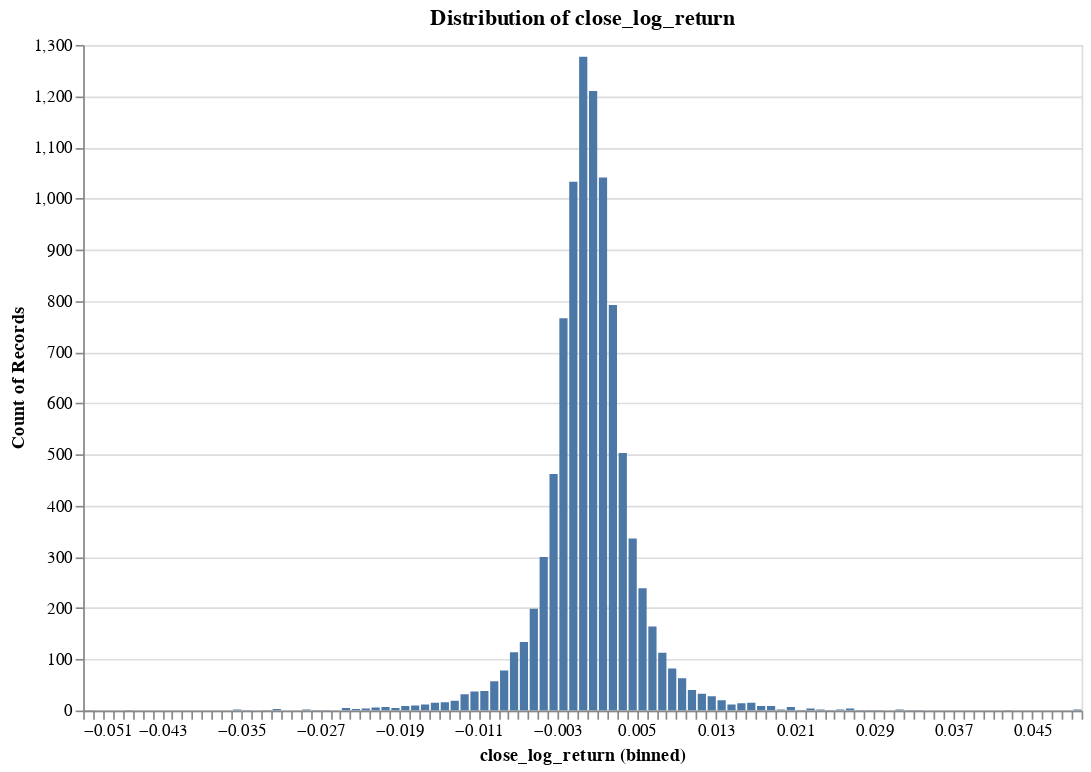

Here is the notebook cell this chart was saved with:
### Code cell
research.plot_distribution(ts, target, no_bins = 200)

### Figure 1 — Vega specification as saved in the notebook (floating-point values rounded to 4 significant figures)
{"$schema": "https://vega.github.io/schema/vega/v5.json", "data": [{"name": "param_7_store"}, {"name": "source_0", "values": [{"__count": 336, "bin_maxbins_200_close_log_return": 0.004, "bin_maxbins_200_close_log_return_end": 0.005}, {"__count": 1210, "bin_maxbins_200_close_log_return": 0.0, "bin_maxbins_200_close_log_return_end": 0.001}, {"__count": 300, "bin_maxbins_200_close_log_return": -0.005, "bin_maxbins_200_close_log_return_end": -0.004}, {"__count": 1277, "bin_maxbins_200_close_log_return": -0.001, "bin_maxbins_200_close_log_return_end": -8.674e-19}, {"__count": 199, "bin_maxbins_200_close_log_return": -0.006, "bin_maxbins_200_close_log_return_end": -0.005}, {"__count": 462, "bin_maxbins_200_close_log_return": -0.004, "bin_maxbins_200_close_log_return_end": -0.003}, {"__count": 503, "bin_maxbins_200_close_log_return": 0.003, "bin_maxbins_200_close_log_return_end": 0.004}, {"__count": 792, "bin_maxbins_200_close_log_return": 0.002, "bin_maxbins_200_close_log_return_end": 0.003}, {"__count": 134, "bin_maxbins_200_close_log_return": -0.007, "bin_maxbins_200_close_log_return_end": -0.006}, {"__count": 766, "bin_maxbins_200_close_log_return": -0.003, "bin_maxbins_200_close_log_return_end": -0.002}, {"__count": 239, "bin_maxbins_200_close_log_return": 0.005, "bin_maxbins_200_close_log_return_end": 0.006}, {"__count": 1033, "bin_maxbins_200_close_log_return": -0.002, "bin_maxbins_200_close_log_return_end": -0.001}, {"__count": 1041, "bin_maxbins_200_close_log_return": 0.001, "bin_maxbins_200_close_log_return_end": 0.002}, {"__count": 63, "bin_maxbins_200_close_log_return": 0.009, "bin_maxbins_200_close_log_return_end": 0.01}, {"__count": 28, "bin_maxbins_200_close_log_return": 0.012, "bin_maxbins_200_close_log_return_end": 0.013}, {"__count": 78, "bin_maxbins_200_close_log_return": -0.009, "bin_maxbins_200_close_log_return_end": -0.008}, {"__count": 113, "bin_maxbins_200_close_log_return": 0.007, "bin_maxbins_200_close_log_return_end": 0.008}, {"__count": 82, "bin_maxbins_200_close_log_return": 0.008, "bin_maxbins_200_close_log_return_end": 0.009}, {"__count": 38, "bin_maxbins_200_close_log_return": -0.011, "bin_maxbins_200_close_log_return_end": -0.01}, {"__count": 32, "bin_maxbins_200_close_log_return": -0.013, "bin_maxbins_200_close_log_return_end": -0.012}, {"__count": 15, "bin_maxbins_200_close_log_return": -0.016, "bin_maxbins_200_close_log_return_end": -0.015}, {"__count": 16, "bin_maxbins_200_close_log_return": -0.015, "bin_maxbins_200_close_log_return_end": -0.014}, {"__count": 57, "bin_maxbins_200_close_log_return": -0.01, "bin_maxbins_200_close_log_return_end": -0.009}, {"__count": 164, "bin_maxbins_200_close_log_return": 0.006, "bin_maxbins_200_close_log_return_end": 0.007}, {"__count": 114, "bin_maxbins_200_close_log_return": -0.008, "bin_maxbins_200_close_log_return_end": -0.007}, {"__count": 33, "bin_maxbins_200_close_log_return": 0.011, "bin_maxbins_200_close_log_return_end": 0.012}, {"__count": 40, "bin_maxbins_200_close_log_return": 0.01, "bin_maxbins_200_close_log_return_end": 0.011}, {"__count": 20, "bin_maxbins_200_close_log_return": 0.013, "bin_maxbins_200_close_log_return_end": 0.014}, {"__count": 37, "bin_maxbins_200_close_log_return": -0.012, "bin_maxbins_200_close_log_return_end": -0.011}, {"__count": 4, "bin_maxbins_200_close_log_return": 0.026, "bin_maxbins_200_close_log_return_end": 0.027}, {"__count": 1, "bin_maxbins_200_close_log_return": 0.028, "bin_maxbins_200_close_log_return_end": 0.029}, {"__count": 1, "bin_maxbins_200_close_log_return": -0.035, "bin_maxbins_200_close_log_return_end": -0.034}, {"__count": 19, "bin_maxbins_200_close_log_return": -0.014, "bin_maxbins_200_close_log_return_end": -0.013}, {"__count": 12, "bin_maxbins_200_close_log_return": 0.014, "bin_maxbins_200_close_log_return_end": 0.015}, {"__count": 1, "bin_maxbins_200_close_log_return": -0.027, "bin_maxbins_200_close_log_return_end": -0.026}, {"__count": 15, "bin_maxbins_200_close_log_return": 0.016, "bin_maxbins_200_close_log_return_end": 0.017}, {"__count": 10, "bin_maxbins_200_close_log_return": -0.018, "bin_maxbins_200_close_log_return_end": -0.017}, {"__count": 1, "bin_maxbins_200_close_log_return": 0.024, "bin_maxbins_200_close_log_return_end": 0.025}, {"__count": 1, "bin_maxbins_200_close_log_return": 0.027, "bin_maxbins_200_close_log_return_end": 0.028}, {"__count": 9, "bin_maxbins_200_close_log_return": 0.017, "bin_maxbins_200_close_log_return_end": 0.018}, {"__count": 2, "bin_maxbins_200_close_log_return": 0.019, "bin_maxbins_200_close_log_return_end": 0.02}, {"__count": 14, "bin_maxbins_200_close_log_return": 0.015, "bin_maxbins_200_close_log_return_end": 0.016}, {"__count": 5, "bin_maxbins_200_close_log_return": -0.02, "bin_maxbins_200_close_log_return_end": -0.019}, {"__count": 7, "bin_maxbins_200_close_log_return": 0.02, "bin_maxbins_200_close_log_return_end": 0.021}, {"__count": 2, "bin_maxbins_200_close_log_return": 0.025, "bin_maxbins_200_close_log_return_end": 0.026}, {"__count": 2, "bin_maxbins_200_close_log_return": -0.029, "bin_maxbins_200_close_log_return_end": -0.028}, {"__count": 4, "bin_maxbins_200_close_log_return": -0.023, "bin_maxbins_200_close_log_return_end": -0.022}, {"__count": 7, "bin_maxbins_200_close_log_return": -0.021, "bin_maxbins_200_close_log_return_end": -0.02}, {"__count": 12, "bin_maxbins_200_close_log_return": -0.017, "bin_maxbins_200_close_log_return_end": -0.016}, {"__count": 4, "bin_maxbins_200_close_log_return": 0.022, "bin_maxbins_200_close_log_return_end": 0.023}, {"__count": 9, "bin_maxbins_200_close_log_return": 0.018, "bin_maxbins_200_close_log_return_end": 0.019}, {"__count": 6, "bin_maxbins_200_close_log_return": -0.022, "bin_maxbins_200_close_log_return_end": -0.021}, {"__count": 1, "bin_maxbins_200_close_log_return": 0.032, "bin_maxbins_200_close_log_return_end": 0.033}, {"__count": 5, "bin_maxbins_200_close_log_return": -0.025, "bin_maxbins_200_close_log_return_end": -0.024}, {"__count": 3, "bin_maxbins_200_close_log_return": -0.024, "bin_maxbins_200_close_log_return_end": -0.023}, {"__count": 9, "bin_maxbins_200_close_log_return": -0.019, "bin_maxbins_200_close_log_return_end": -0.018}, {"__count": 2, "bin_maxbins_200_close_log_return": 0.049, "bin_maxbins_200_close_log_return_end": 0.05}, {"__count": 1, "bin_maxbins_200_close_log_return": -0.028, "bin_maxbins_200_close_log_return_end": -0.027}, {"__count": 2, "bin_maxbins_200_close_log_return": -0.036, "bin_maxbins_200_close_log_return_end": -0.035}, {"__count": 1, "bin_maxbins_200_close_log_return": -0.033, "bin_maxbins_200_close_log_return_end": -0.032}, {"__count": 2, "bin_maxbins_200_close_log_return": 0.023, "bin_maxbins_200_close_log_return_end": 0.024}, {"__count": 3, "bin_maxbins_200_close_log_return": -0.032, "bin_maxbins_200_close_log_return_end": -0.031}, {"__count": 1, "bin_maxbins_200_close_log_return": 0.042, "bin_maxbins_200_close_log_return_end": 0.043}, {"__count": 2, "bin_maxbins_200_close_log_return": 0.031, "bin_maxbins_200_close_log_return_end": 0.032}, {"__count": 1, "bin_maxbins_200_close_log_return": -0.047, "bin_maxbins_200_close_log_return_end": -0.046}, {"__count": 1, "bin_maxbins_200_close_log_return": -0.051, "bin_maxbins_200_close_log_return_end": -0.05}, {"__count": 1, "bin_maxbins_200_close_log_return": 0.029, "bin_maxbins_200_close_log_return_end": 0.03}, {"__count": 1, "bin_maxbins_200_close_log_return": 0.021, "bin_maxbins_200_close_log_return_end": 0.022}, {"__count": 1, "bin_maxbins_200_close_log_return": 0.033, "bin_maxbins_200_close_log_return_end": 0.034}]}, {"name": "source_0_y_domain___count", "values": [{"min": 1, "max": 1277}]}], "signals": [{"name": "bin_maxbins_200_close_log_return_bins", "value": {"fields": ["close_log_return"], "fname": "bin_close_log_return", "start": -0.051, "step": 0.001, "stop": 0.05}}, {"name": "unit", "value": {}, "on": [{"events": "pointermove", "update": "isTuple(group()) ? group() : unit"}]}, {"name": "param_7", "update": "vlSelectionResolve(\"param_7_store\", \"union\")"}, {"name": "param_7_close_log_return", "on": [{"events": [{"source": "view", "type": "dblclick"}], "update": "null"}, {"events": {"signal": "param_7_translate_delta"}, "update": "panLinear(param_7_translate_anchor.extent_x, -param_7_translate_delta.x / width)"}, {"events": {"signal": "param_7_zoom_delta"}, "update": "zoomLinear(domain(\"x\"), param_7_zoom_anchor.x, param_7_zoom_delta)"}]}, {"name": "param_7_tuple", "on": [{"events": [{"signal": "param_7_close_log_return"}], "update": "param_7_close_log_return ? {unit: \"\", fields: param_7_tuple_fields, values: [param_7_close_log_return]} : null"}]}, {"name": "param_7_tuple_fields", "value": [{"field": "close_log_return", "channel": "x", "type": "R"}]}, {"name": "param_7_translate_anchor", "value": {}, "on": [{"events": [{"source": "scope", "type": "pointerdown"}], "update": "{x: x(unit), y: y(unit), extent_x: domain(\"x\")}"}]}, {"name": "param_7_translate_delta", "value": {}, "on": [{"events": [{"source": "window", "between": [{"source": "scope", "type": "pointerdown"}, {"source": "window", "type": "pointerup"}], "consume": true, "type": "pointermove"}], "update": "{x: param_7_translate_anchor.x - x(unit), y: param_7_translate_anchor.y - y(unit)}"}]}, {"name": "param_7_zoom_anchor", "on": [{"events": [{"source": "scope", "type": "wheel", "consume": true}], "update": "{x: invert(\"x\", x(unit)), y: invert(\"y\", y(unit))}"}]}, {"name": "param_7_zoom_delta", "on": [{"events": [{"source": "scope", "type": "wheel", "consume": true}], "update": "pow(1.001, event.deltaY * pow(16, event.deltaMode))", "force": true}]}, {"name": "param_7_modify", "on": [{"events": {"signal": "param_7_tuple"}, "update": "modify(\"param_7_store\", param_7_tuple, true)"}]}], "marks": [{"type": "rect", "name": "marks", "from": {"data": "source_0"}, "encode": {"update": {"x2": {"field": "bin_maxbins_200_close_log_return", "scale": "x", "offset": {"signal": "0.5 + (abs(scale(\"x\", datum[\"bin_maxbins_200_close_log_return_end\"]) - scale(\"x\", datum[\"bin_maxbins_200_close_log_return\"])) < 0.25 ? -0.5 * (0.25 - (abs(scale(\"x\", datum[\"bin_maxbins_200_close_log_return_end\"]) - scale(\"x\", datum[\"bin_maxbins_200_close_log_return\"])))) : 0.5)"}}, "fill": {"value": "#4c78a8"}, "y2": {"value": 0, "scale": "y"}, "x": {"field": "bin_maxbins_200_close_log_return_end", "scale": "x", "offset": {"signal": "0.5 + (abs(scale(\"x\", datum[\"bin_maxbins_200_close_log_return_end\"]) - scale(\"x\", datum[\"bin_maxbins_200_close_log_return\"])) < 0.25 ? 0.5 * (0.25 - (abs(scale(\"x\", datum[\"bin_maxbins_200_close_log_return_end\"]) - scale(\"x\", datum[\"bin_maxbins_200_close_log_return\"])))) : -0.5)"}}, "y": {"field": "__count", "scale": "y"}}}, "style": ["bar"], "interactive": true, "clip": true}], "scales": [{"name": "x", "type": "linear", "domain": {"signal": "[bin_maxbins_200_close_log_return_bins.start, bin_maxbins_200_close_log_return_bins.stop]"}, "range": [0, {"signal": "width"}], "bins": {"signal": "bin_maxbins_200_close_log_return_bins"}, "zero": false, "domainRaw": {"signal": "param_7[\"close_log_return\"]"}}, {"name": "y", "type": "linear", "domain": [{"signal": "(data(\"source_0_y_domain___count\")[0] || {}).min"}, {"signal": "(data(\"source_0_y_domain___count\")[0] || {}).max"}], "range": [{"signal": "height"}, 0], "nice": true, "zero": true}], "axes": [{"scale": "y", "minExtent": 0, "ticks": false, "gridScale": "x", "grid": true, "domain": false, "zindex": 0, "orient": "left", "tickCount": {"signal": "ceil(height/40)"}, "maxExtent": 0, "aria": false, "labels": false}, {"scale": "x", "labelOverlap": true, "labelFlush": true, "title": "close_log_return (binned)", "tickCount": {"signal": "ceil(width/10)"}, "zindex": 0, "orient": "bottom", "grid": false}, {"scale": "y", "zindex": 0, "tickCount": {"signal": "ceil(height/40)"}, "orient": "left", "grid": false, "labelOverlap": true, "title": "Count of Records"}], "title": {"text": "Distribution of close_log_return", "frame": "group"}, "background": "white", "style": "cell", "width": 600, "height": 400, "padding": 5}
